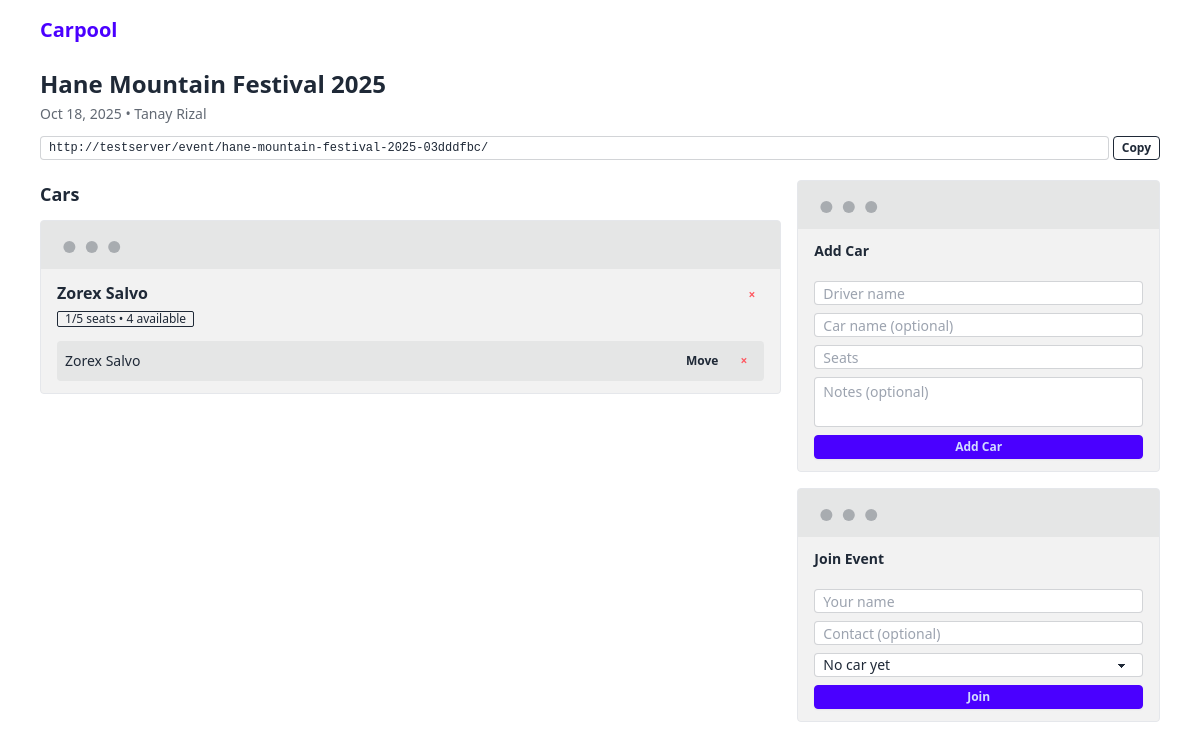
The app's page /event/hane-mountain-festival-2025-03dddfbc/, older data.
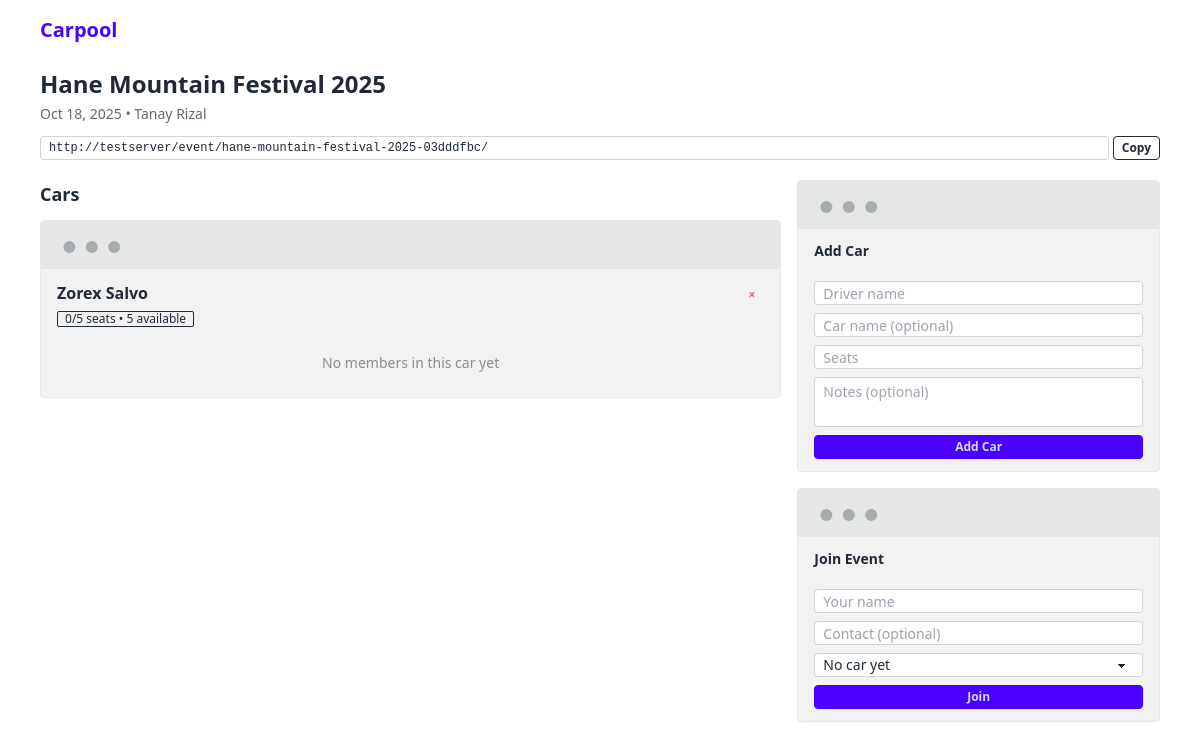
The same page, newer data.
### events/models.py (models this page shows, shortened)
class Car(models.Model):
    event = models.ForeignKey(Event, on_delete=models.CASCADE, related_name='cars')
    driver_name = models.CharField(max_length=100, help_text="Driver's name")
    car_name = models.CharField(max_length=100, blank=True, help_text="Car name/label")
    capacity = models.PositiveIntegerField(null=True, blank=True, help_text="Number of seats available")
    notes = models.TextField(blank=True, help_text="Additional notes")
    created_at = models.DateTimeField(auto_now_add=True)
    class Meta:
        ordering = ['created_at']
    @property
    def available_spots(self):
        if self.capacity is None:
            return None
        current_members = self.members.count()
        return max(0, self.capacity - current_members)

class Member(models.Model):
    event = models.ForeignKey(Event, on_delete=models.CASCADE, related_name='members')
    name = models.CharField(max_length=100, help_text="Member's name")
    contact = models.CharField(max_length=200, blank=True, help_text="Contact information (optional)")
    car = models.ForeignKey(Car, on_delete=models.SET_NULL, null=True, blank=True, related_name='members', help_text="Assigned car")
    created_at = models.DateTimeField(auto_now_add=True)
    class Meta:
        ordering = ['created_at']
        unique_together = ['event', 'name']  # Prevent duplicate names in same event

### events/views.py (the view)
# urls.py: path('event/<slug:slug>/', views.event_detail, name='event_detail'),
def event_detail(request, slug):
    event = get_object_or_404(Event, slug=slug)
    cars = Car.objects.filter(event=event).prefetch_related('members')
    unassigned_members = Member.objects.filter(event=event, car__isnull=True)
    car_form = CarCreateForm()
    member_form = MemberCreateForm(event=event)
    context = {
        'event': event,
        'cars': cars,
        'unassigned_members': unassigned_members,
        'car_form': car_form,
        'member_form': member_form,
    }
    return render(request, 'events/event_detail.html', context)

### events/forms.py
class CarCreateForm(forms.ModelForm):
    class Meta:
        model = Car
        fields = ['driver_name', 'car_name', 'capacity', 'notes']
        widgets = {
            'driver_name': forms.TextInput(attrs={'placeholder': "Driver's name"}),
            'car_name': forms.TextInput(attrs={'placeholder': 'Car name/label (optional)'}),
            'capacity': forms.NumberInput(attrs={'placeholder': 'Number of seats', 'min': 1}),
            'notes': forms.Textarea(attrs={'rows': 3, 'placeholder': 'Additional notes (optional)'}),
        }

class MemberCreateForm(forms.ModelForm):
    class Meta:
        model = Member
        fields = ['name', 'contact', 'car']
        widgets = {
            'name': forms.TextInput(attrs={'placeholder': 'Your name'}),
            'contact': forms.TextInput(attrs={'placeholder': 'Contact info (optional)'}),
        }
    def __init__(self, *args, **kwargs):
        event = kwargs.pop('event', None)
        super().__init__(*args, **kwargs)
        if event:
            self.fields['car'].queryset = Car.objects.filter(event=event)
            self.fields['car'].empty_label = "Unassigned (no car yet)"

### templates/events/event_detail.html (shortened to what the changed rows need)
{% extends 'base.html' %}
{% block content %}
<div class="mb-5">
    <h1 class="text-2xl font-bold mb-1">{{ event.name }}</h1>
</div>
<div class="grid grid-cols-1 lg:grid-cols-3 gap-4">
    <div class="lg:col-span-2 space-y-3">
        <h2 class="text-lg font-semibold mb-3">Cars</h2>
        {% for car in cars %}
        <div class="mockup-window border bg-base-300">
            <div class="flex flex-col px-4 py-3 bg-base-200">
                <div class="flex justify-between items-start mb-3">
                    <div>
                        <h3 class="font-semibold">{{ car.driver_name }}</h3>
                        {% if car.capacity %}
                            <div class="badge badge-outline badge-sm mt-1">
                                {{ car.members.count }}/{{ car.capacity }} seats
                                {% if car.available_spots > 0 %}
                                    • {{ car.available_spots }} available
                                {% elif car.available_spots == 0 %}
                                    • full
                                {% endif %}
                            </div>
                        {% endif %}
                    </div>
                    <form method="post" action="{% url 'delete_car' event.slug car.id %}">
                        <button type="submit" class="btn btn-ghost btn-xs text-error"
                                onclick="return confirm('Delete car?')">×</button>
                    </form>
                </div>
                <div class="space-y-2">
                    {% for member in car.members.all %}
                        <div class="flex justify-between items-center p-2 bg-base-300 rounded text-sm">
                            <div>
                                <div class="font-medium">{{ member.name }}</div>
                            </div>
                            <div class="flex gap-1">
                                <button onclick="showMoveModal({{ member.id }}, '{{ member.name }}')"
                                        class="btn btn-ghost btn-xs text-xs">Move</button>
                                <form method="post" action="{% url 'delete_member' event.slug member.id %}" style="display: inline;">
                                    <button type="submit" class="btn btn-ghost btn-xs text-error text-xs"
                                            onclick="return confirm('Remove {{ member.name }}?')">×</button>
                                </form>
                            </div>
                        </div>
                    {% empty %}
                        <div class="text-center text-base-content/50 text-sm py-3">No members in this car yet</div>
                    {% endfor %}
                </div>
            </div>
        </div>
        {% endfor %}
    </div>
</div>
{% endblock %}

Row changes from the older to the newer data that the page shows:
removed Member: name "Zorex Salvo"
shown differently, row unchanged: Car "Zorex Salvo": members.count "1" → "0"; available_spots "4" → "5"; now shows "No members in this car yet"
